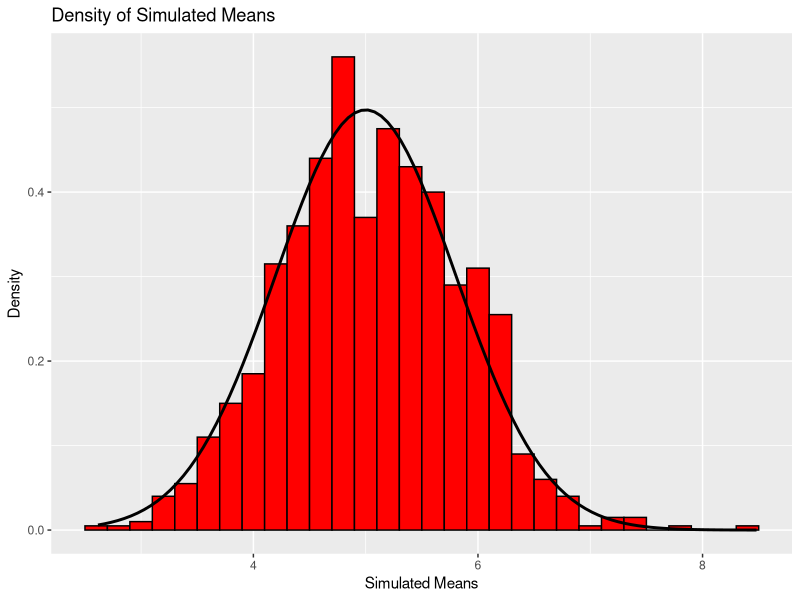

This figure's R source:
## ---- chunk 1
set.seed(108)
n<-40
lambda<-0.2
sims<-1000
## ---- chunk 2
means = NULL
for (i in 1:sims) {
    means = c(means, mean(rexp(n, lambda)))
}
## ---- chunk 3
samMean<-mean(means)
## ---- chunk 4
theoMean<-1/lambda

meanComp<-samMean-theoMean
## ---- chunk 5
samVar<-var(means)
## ---- chunk 6
theoVar<-(1/lambda)^2/n

varComp<-samVar-theoVar
## ---- chunk 7
library(ggplot2)
df<-data.frame(means)
ggplot(df, aes(x = means)) + geom_histogram(aes(y = ..density..), binwidth = 0.2, fill = "red", color = "black") + stat_function(geom = "line", fun = dnorm, args = list(mean = theoMean, sd = sd(means)), size = 1) + labs(x = "Simulated Means", y = "Density", title = "Density of Simulated Means")
